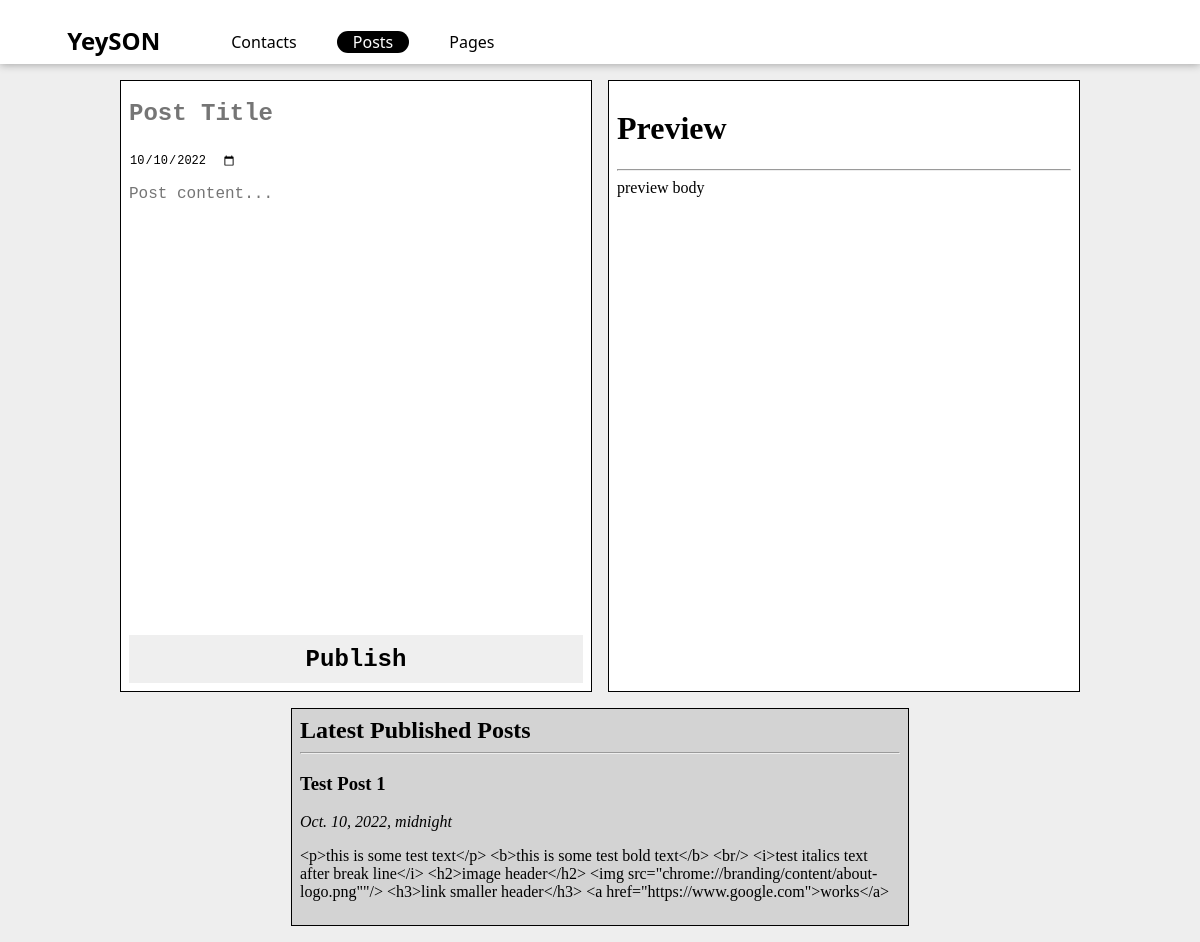
/posts/, run on the app's committed database.
### YeySON/models.py (models this page shows)
class Post(models.Model):
    title = models.CharField(max_length=128)
    date = models.DateTimeField()
    content = models.TextField(max_length=4096)

### YeySON/views.py (the view)
# urls.py: path('posts/', posts),
def posts(request):
    all_posts = Post.objects.all()
    context = {
        'posts': all_posts
    }
    if request.method == 'POST':
        if "fname-7" in request.POST:
            Post.objects.create(title=request.POST["fname-7"], date=request.POST["post-date"], content=request.POST["area-2"])
    return render(request, 'posts.html', context)

### templates/posts.html (shortened to what this page needs)
<!DOCTYPE html>
<html>
    <head>
    </head>
    <body>
        {% include "components/header.html" %}
        <div class="Editor">
            <div class="Post-Editor">
                <form action="" method="post">
                    <input type="text" class="Post-Editor-Titlefield" placeholder="Post Title" id="fname-7" name="fname-7" onkeyup="toHTML()">
                    <input type="date" class="Post-Editor-Date" id="date" name="post-date" value="2022-10-10" min="2022-10-10" max="2023-10-10">
                    <textarea id="area-2" class="Post-Editor-Editorfield" placeholder="Post content..." name="area-2" rows="25" cols="50" onkeyup="markdownParser()"></textarea>
                    <input type="submit" class="Post-Editor-Button" value="Publish" onclick="setValue()"/>
                </form>
            </div>
            {% include "components/preview.html" %}
        </div>
        <div class="Section">
            <h2>Latest Published Posts</h2>
            {% for o in posts %}
                <hr/>
                <div>
                    <h3>{{o.title}}</h3>
                    <i>{{o.date}}</i>
                    <p>{{o.content}}</p>
                </div>
            {% endfor %}
        </div>
    </body>
</html>

### templates/css/posts-css.html (style rules this page uses)
html, body { padding: 0; margin: 0; background: #eee; }
.Section { width: 50%; border: 1px solid black; padding: 8px; margin-left: auto; margin-right: auto; margin-top: 16px; margin-bottom: 16px; background-color: lightgray; }
.Section h2 { padding: 0px; margin: 0px; }
form { display: flex; flex-direction: column; }
.Post-Editor { border: 1px solid black; padding: 8px; margin-right: 8px; background-color: white; }
.Post-Editor-Titlefield, .Post-Editor-Button { width: 100%; height: 48px; font-size: 24px; font-family: 'Courier New', Courier, monospace; font-weight: 600; border: none; padding: 0; margin: 0; }
.Post-Editor-Editorfield { width: 100%; font-size: 16px; padding: 0; font-family: 'Courier New', Courier, monospace; border: none; margin: 0; resize: none; }
.Post-Editor-Date { width: 108px; height: 32px; font-size: 12px; padding: 0; font-family: 'Courier New', Courier, monospace; border: none; margin: 8px; margin-left: 0; }
.Editor { width: 80%; margin: auto; margin-top: 16px; display: grid; grid-template-columns: 1fr 1fr; }

### data on the page
Post: title "Test Post 1", date "Oct. 10, 2022, midnight", content "<p>this is some test text</p> <b>this is some test bold text</b> <br/> <i>test italics text after break line</i> <h2>image header</h2> <img src=\"chrome://branding/content/about-logo.png\"\"/> <h3>link smaller header</h3> <a href=\"https://www.google.com\">works</a>"
